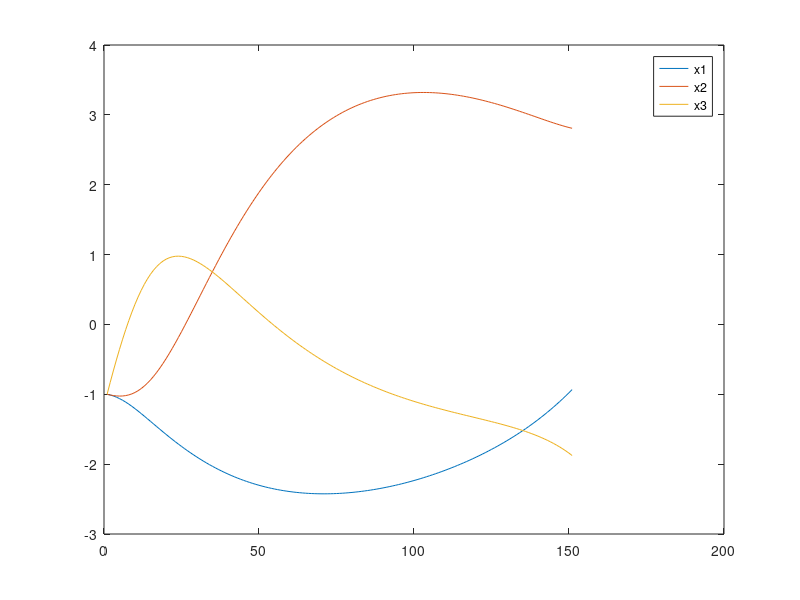
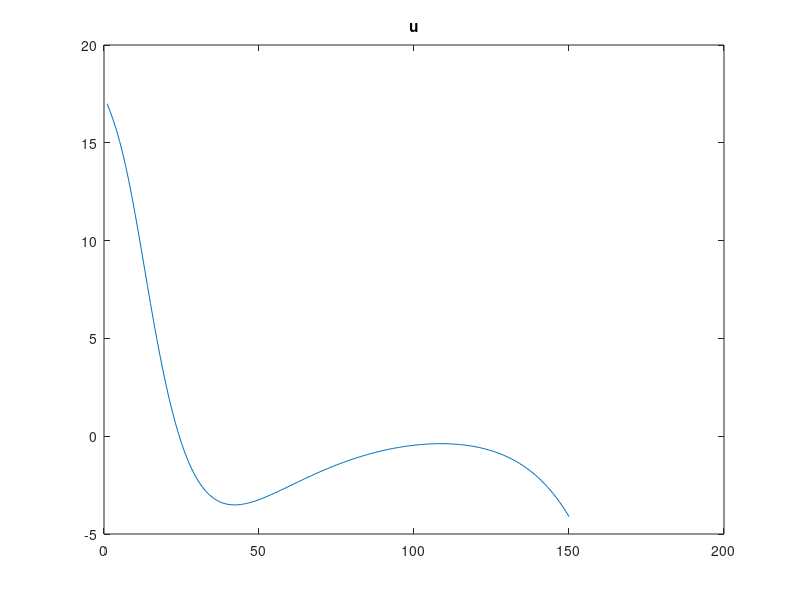
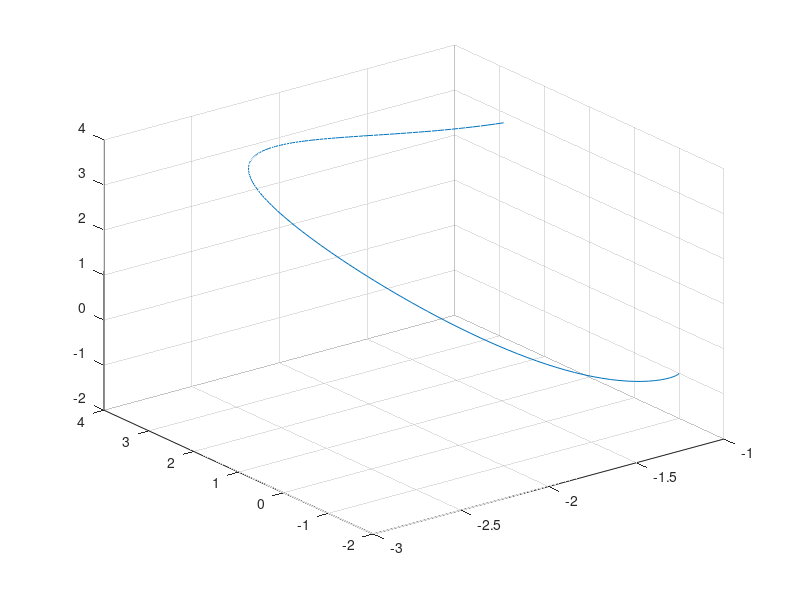
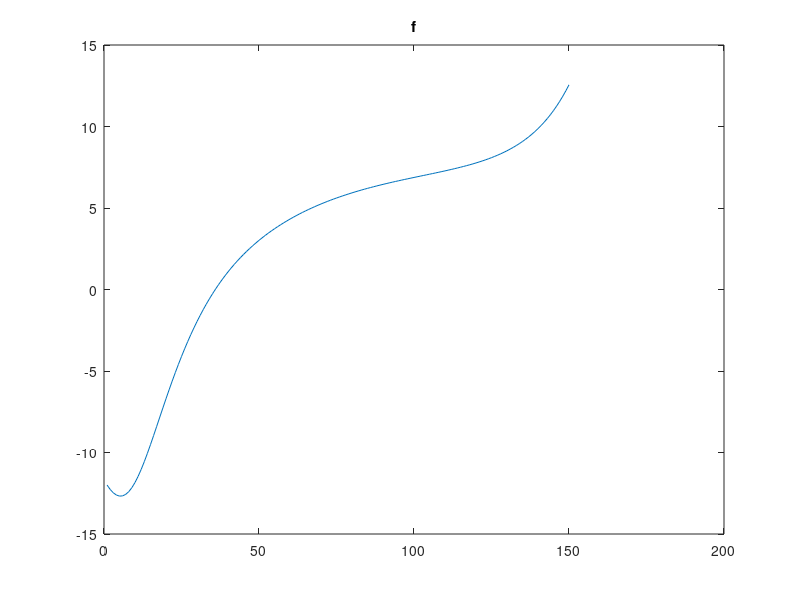

The MATLAB source for these figures, in order:
%f=(D+lambda)(x1+x2+x3)
clc;clear;

lambda=5;
K=10;
delta=0.01;
totalTime=1.5;
totalStep=totalTime/delta;
x1array=[1:totalStep]*0;x2array=x1array;x3array=x1array;
x1_dot=x1array;x2_dot=x1array;x2_dot=x1array;
x1array(1)=-1;x2array(1)=-1;x3array(1)=-1;%init condition
for i=1:totalStep
    x1=x1array(i);x2=x2array(i);x3=x3array(i);
    
    f(i)=x1+x2+sin(x1-x3)+(x1-x3)^2+lambda*(x1+x2);
    u(i)=-((x2+x1-x3+sin(x1-x3))+(x3+(x1-x3)^2)+sin(x1-x3)+lambda*(x1+x2+x3));
    
    fprintf('u=%f f=%f  \n',u(i),f(i));
   


    
    
    x1_dot(i)=x2+x1-x3+sin(x1-x3);
    x2_dot(i)=x3+(x1-x3)^2;
    x3_dot(i)=sin(x1-x3)+u(i);
        
    x1array(i+1)=x1+x1_dot(i)*delta;
    x2array(i+1)=x2+x2_dot(i)*delta;
    x3array(i+1)=x3+x3_dot(i)*delta;
end

figure(1);
plot(x1array);hold on;
plot(x2array);hold on;
plot(x3array);legend('x1','x2','x3');

figure(2);
plot(u);
title('u');

figure(3);
time=1:totalStep-1;
xt=x1array(time);
yt=x2array(time);
zt=x2array(time);
plot3(xt,yt,zt);
grid on;
figure(4);
plot(f);title('f');
figure(5);
plot(x1_dot);hold on;
plot(x2_dot);hold on;
plot(x3_dot);legend('x1dot','x2dot','x3dot');